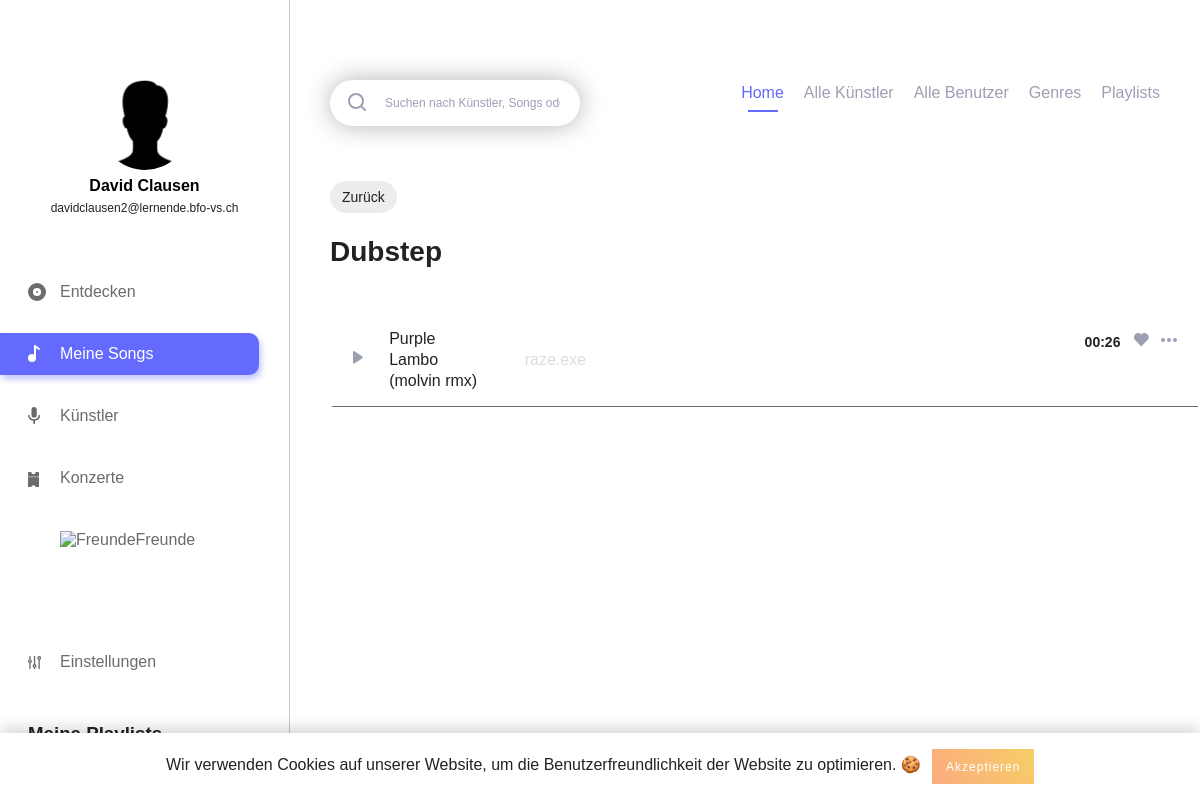
The app's page /genre_detail.php?genre_id=3 (signed in) with its own data.
### tables this page shows
CREATE TABLE IF NOT EXISTS `users` (
  `id` int(11) NOT NULL AUTO_INCREMENT,
  `username` varchar(255) NOT NULL,
  `email` varchar(255) NOT NULL,
  `firstname` varchar(255) NOT NULL,
  `lastname` varchar(255) NOT NULL,
  `password_hash` varchar(255) NOT NULL,
  `password_token` varchar(255) NOT NULL,
  `is_artist` int(1) NOT NULL,
  `has_darkmode` tinyint(1) NOT NULL,
  `insta` text,
  `facebook` text,
  PRIMARY KEY (`id`),
  UNIQUE KEY `username` (`username`),
  UNIQUE KEY `email` (`email`)
);

CREATE TABLE IF NOT EXISTS `song` (
  `song_id` int(11) NOT NULL AUTO_INCREMENT,
  `artist_id_link` int(11) NOT NULL,
  `song_name` varchar(255) NOT NULL,
  `album_id_link` int(11) NOT NULL,
  `length` varchar(255) NOT NULL,
  `genre_id` int(11) NOT NULL,
  `plays` int(100) DEFAULT '0',
  PRIMARY KEY (`song_id`),
  KEY `song_fk0` (`artist_id_link`),
  KEY `song_fk2` (`genre_id`),
  KEY `song_fk1` (`album_id_link`)
);

CREATE TABLE IF NOT EXISTS `artist` (
  `artist_id` int(11) NOT NULL AUTO_INCREMENT,
  `user_id` int(11) NOT NULL,
  `artist_firstname` varchar(255) NOT NULL,
  `artist_lastname` varchar(255) NOT NULL,
  `biography` text NOT NULL,
  `insta` text,
  `facebook` text,
  PRIMARY KEY (`artist_id`),
  KEY `artist_fk0` (`user_id`)
);

### includes/start.php (called while the page is built, shortened)
<?php
include 'config.php';
include 'db.php';
if (isset($_SESSION['user']['id']) && !empty($_SESSION['user']['id'])) {
	$statement = $pdo->prepare("SELECT * FROM `users` WHERE `id` = :id");
	$result = $statement->execute(array('id' => $_SESSION['user']['id']));
}
if (isset($_SESSION['user']['has_darkmode']) && $_SESSION['user']['has_darkmode'] == 1) {
	$body_class = 'dark';
}
else {
	$body_class = '';
}
?>

### config.php (called while the page is built)
<?php
$config = array(
	'admin' => TRUE,
	'testing' => FALSE,
	'home' => TRUE,
	'school' => TRUE,
	'limit_upload_songs' => 20
);
$config['genres'] = array(
	1 => 'EDM',
	2 => 'Future Bass',
	3 => 'Dubstep',
	4 => 'Pop',
	5 => 'Metal',
	6 => 'Death Metal',
	7 => 'Rock',
	8 => 'Chill'
);

### genre_detail.php (the view, shortened to what this page needs)
<?php
include 'includes/start.php';
if (isset($_GET['genre_id']) && $_GET['genre_id'] != 0) {
	$genre_id = $_GET['genre_id'];
}
$genre_song_query = "SELECT * FROM `song` songs
					INNER JOIN `artist` artists ON artists.artist_id = songs.artist_id_link
					INNER JOIN `album` album ON album.album_id = songs.album_id_link
					WHERE `genre_id` = ".$genre_id;
?>
<!DOCTYPE html>
<html lang="de">
	<head>
		<?php include 'includes/meta_data.php'; ?>
	</head>
	<body class="<?php echo $body_class; ?>">
		<?php include 'includes/navigation_left.php'; ?>
		<?php include 'includes/cookie_banner.php'; ?>
		<div class="main_content_wrapper">
			<div class="main_content_inner">
				<?php include 'includes/search_navi.php'; ?>
				<a class="back_link" href="javascript:history.back()"><?php echo BACK; ?></a>
				<h3 class="short_title"><?php echo $config['genres'][$genre_id]; ?></h3>
				<table class="saved_songs_list">
					<tbody>
						<?php
						foreach ($pdo->query($genre_song_query) as $genre_songs_data) {
							if (!empty($genre_songs_data)) {
								$statement_song = $pdo->prepare("SELECT `song_id` FROM `saved_songs` WHERE `song_id` = :song_id");
								$statement_song->bindParam(':song_id', $genre_songs_data['song_id']);
								$statement_song->execute();
								if ($statement_song->rowCount() > 0) {
									$like_class = 'liked';
								}
								else {
									$like_class = '';
								}
								?>
								<tr>
									<td class="play"><span class="play_song_wrapper play_song_class" data-cover=<?php echo $genre_songs_data['path_to_image']; ?> data-artist_id=<?php echo $genre_songs_data['artist_id_link']; ?> data-album_id=<?php echo $genre_songs_data['album_id_link']; ?> data-song=<?php echo $genre_songs_data['song_id']; ?> data-song_name="<?php echo htmlspecialchars($genre_songs_data['song_name']);?>" data-artist_name="<?php echo htmlspecialchars($genre_songs_data['artist_firstname']).' '.htmlspecialchars($genre_songs_data['artist_lastname']); ?>">
									 </span></td>
									<td class="song_name"><?php echo htmlspecialchars($genre_songs_data['song_name']); ?></td>
									<td class="artist_name"><a href="artist_detail.php?artist_id=<?php echo $genre_songs_data['artist_id']; ?>"><?php echo htmlspecialchars($genre_songs_data['artist_firstname']).' '.htmlspecialchars($genre_songs_data['artist_lastname']); ?></a></td>
									<td class="actions"><span class="like_wrapper like_song like <?php echo $like_class; ?>" data-song=<?php echo $genre_songs_data['song_id']; ?>></span></td>
									<td class="length"><?php echo $genre_songs_data['length']; ?></td>
								</tr>
						<?php
							}
						} ?>
					</tbody>
				</table>
			</div>
		</div>
	</body>

### includes/navigation_left.php (shortened to what this page needs)
<?php
if(isset($_SESSION['active'])) {
	$active_class = $_SESSION['active'];
}
$query = "SELECT * FROM `users` WHERE `id` = ".$_SESSION['user']['id'];
?>
<div class="navigation_left">
	<div class="navigation_wrapper">
		<div class="profile">
			<?php if (file_exists('img/profiles/user_'.$_SESSION['user']['id'].'.jpg')) { ?>
			<div class="profile_picture" style="background-image: url('img/profiles/user_<?php echo $_SESSION['user']['id']; ?>.jpg');background-position: center; background-size: 140%;" alt="user_image"></div>
			<?php } else { ?>
			<div class="profile_picture" style="background-image: url('img/profiles/no_user_image.png');background-position: center; background-size: 140%;" alt="user_image"></div>
			<?php } ?>
			<h3 class="profile_name">
				<?php foreach ($pdo->query($query) as $user_data) {
					echo htmlspecialchars($user_data['firstname']).' '.htmlspecialchars($user_data['lastname']);
				} ?>
			</h3>
			<p class="profile_mail">
				<?php foreach ($pdo->query($query) as $user_data) {
					echo htmlspecialchars($user_data['email']);
				} ?>
			</p>
		</div>
		<div class="main_navigation">
			<ul>
				<li class="navigation_element <?php if($active_class === 'discover') { echo 'active'; } ?>"><a href="index.php"><img class="svg" src="img/assets/discover.svg" alt="<?php echo DISCOVER; ?>"><?php echo DISCOVER; ?></a></li>
				<li class="navigation_element <?php if($active_class === 'my_songs') { echo 'active'; } ?>"><a href="my_songs.php"><img class="svg" src="img/assets/my_songs.svg" alt="<?php echo MY_SONGS; ?>"><?php echo MY_SONGS; ?></a></li>
				<li class="navigation_element <?php if($active_class === 'artists') { echo 'active'; } ?>"><a href="artists.php"><img class="svg" src="img/assets/artists.svg" alt="<?php echo ARTISTS; ?>"><?php echo ARTISTS; ?></a></li>
				<li class="navigation_element <?php if($active_class === 'events') { echo 'active'; } ?>"><a href="events.php"><img class="svg" src="img/assets/events.svg" alt="<?php echo EVENTS; ?>"><?php echo EVENTS; ?></a></li>
				<li class="navigation_element <?php if($active_class === 'friends') { echo 'active'; } ?>"><a href="friends.php"><img class="svg" src="img/assets/friends.svg" alt="<?php echo FRIENDS; ?>"><?php echo FRIENDS; ?></a></li>
				<li class="navigation_element <?php if($active_class === 'settings') { echo 'active'; } ?>"><a href="settings.php"><img class="svg" src="img/assets/settings_nav.svg" alt="<?php echo SETTINGS; ?>"><?php echo SETTINGS; ?></a></li>
			</ul>
		</div>
		<div class="playlist_wrapper">
			<h3 class="playlist_title"><?php echo MY_PLAYLISTS; ?></h3>
		</div>
	</div>
</div>

### css/_config.css (style rules this page uses)
:root { --primary-color: #636AFD; --primary-color_light: #e0e1ff; --text: #222; --navigation_left: #6B6B6B; --border: #C7C7C7; --light_text: #9D9FB3; --button: #ededed; --border-bottom: #707070; --background_dark_mode: #21252B; --dark_mode_border: #30353B; --dark_mode_input: #30353B; --dark_mode_light: #DDDDDD; --standard_shadow: 0 3px 27px rgba(0,0,0,0.39); --standard_radius: 13px; --standard_transition: all 0.3s ease; --error_color: #b20000; }

### css/_basic.css (style rules this page uses)
body { font-family: 'DM Sans', sans-serif; margin: 0; padding: 0; color: var(--text); -webkit-font-smoothing: antialiased; -moz-osx-font-smoothing: grayscale; }
h3 { margin: 0; padding: 0; }
h3.short_title { font-size: 28px; line-height: 37px; font-weight: 700; color: var(--text); margin-bottom: 40px; }
ul { padding: 0; margin: 0; }
.back_link { display: inline-block; font-size: 14px; background: var(--button); color: var(--text); text-decoration: none; border-radius: 50px; padding: 8px 12px; text-align: center; box-sizing: border-box; margin-bottom: 20px; }
.main_content_wrapper { padding-top: 80px; padding-left: 330px; }
.main_content_inner { max-width: 1200px; margin: 0 auto; padding-bottom: 150px; box-sizing: border-box; }
.profile { text-align: center; }

### css/_navigation.css (style rules this page uses)
.navigation_left { position: fixed; width: 290px; height: 100%; border-right: 1px solid var(--border); padding: 80px 0; box-sizing: border-box; }
.navigation_left .profile { width: 195px; margin: 0 auto; margin-bottom: 50px; }
h3.profile_name { margin-top: 5px; font-size: 16px; line-height: 21px; color: #000; font-weight: 700; }
.profile_mail { font-size: 12px; line-height: 25px; margin: 0; margin-bottom: 5px; }
.navigation_left .profile div.profile_picture { width: 90px; height: 90px; -webkit-border-radius: 100%; -moz-border-radius: 100%; -o-border-radius: 100%; border-radius: 100%; margin: 0 auto; }
.navigation_left .main_navigation ul { padding-right: 30px; box-sizing: border-box; width: 100%; }
.navigation_left .main_navigation ul li.navigation_element { position: relative; list-style-type: none; color: var(--navigation_left); margin-top: 20px; }
.navigation_left .main_navigation ul li.navigation_element:first-child { margin-top: 0; }
.navigation_left .main_navigation ul li.navigation_element:last-child { margin-top: 80px; }
.navigation_left .main_navigation ul li.navigation_element.active a, .navigation_left .main_navigation ul li.navigation_element a:hover { background: var(--primary-color); color: #fff; box-shadow: 2px 4px 6px rgba(99, 106, 253, 0.4); transition: background 0.2s ease, color 0.2s ease; }
.navigation_left .main_navigation ul li a { color: inherit; text-decoration: none; padding: 12px 20px; padding-left: 60px; border-top-right-radius: 10px; border-bottom-right-radius: 10px; box-sizing: border-box; display: inline-block; width: 100%; transition: background 0.2s ease, color 0.2s ease; }
.playlist_wrapper { margin-top: 40px; padding-right: 30px; box-sizing: border-box; width: 100%; }
.playlist_wrapper .playlist_title { padding-left: 28px; box-sizing: border-box; }

### css/_songs.css (style rules this page uses)
.saved_songs_list { width: 100%; }
.saved_songs_list tr { display: inline-block; width: 100%; padding: 14.5px 20px; box-sizing: border-box; border-bottom: 1px solid var(--border-bottom); }
.saved_songs_list tr td { display: inline-block; }
.saved_songs_list tr td.play { margin-right: 20px; }
.saved_songs_list tr td.song_name, .saved_songs_list tr td.artist_name a, .saved_songs_list tr td.artist_name a:hover { font-size: 16px; line-height: 21px; font-weight: 400; color: var(--text); margin-right: 30px; width: 12%; text-decoration: none; }
.saved_songs_list tr td.artist_name a { color: var(--light_text); }
.saved_songs_list tr td.actions, .saved_songs_list tr td.length { float: right; }
.saved_songs_list tr td.length { position: relative; top: 5px; font-size: 14px; line-height: 18px; font-weight: 700; color: var(--text); margin-right: 12px; }
.saved_songs_list tr td.actions .like { margin-right: 12px; position: relative; top: 5px; }

### css/_dark.css (style rules this page uses)
body.dark .saved_songs_list tr td.song_name, .saved_songs_list tr td.artist_name a, .saved_songs_list tr td.artist_name a:hover { color: var(--dark_mode_light); }

### records on screen
users: firstname "David", lastname "Clausen", email "davidclausen2@lernende.bfo-vs.ch"
song: song_name "Purple Lambo (molvin rmx)", artist_id_link.artist_firstname "raze.exe", length "00:26"

### other values on screen
DISCOVER "Entdecken"
MY_SONGS "Meine Songs"
ARTISTS "Künstler"
EVENTS "Konzerte"
FRIENDS "Freunde"
SETTINGS "Einstellungen"
HOME "Home"
ALL_ARTISTS "Alle Künstler"
ALL_USERS "Alle Benutzer"
GENRES "Genres"
PLAYLISTS "Playlists"
BACK "Zurück"
$config['genres'][$genre_id] "Dubstep"
